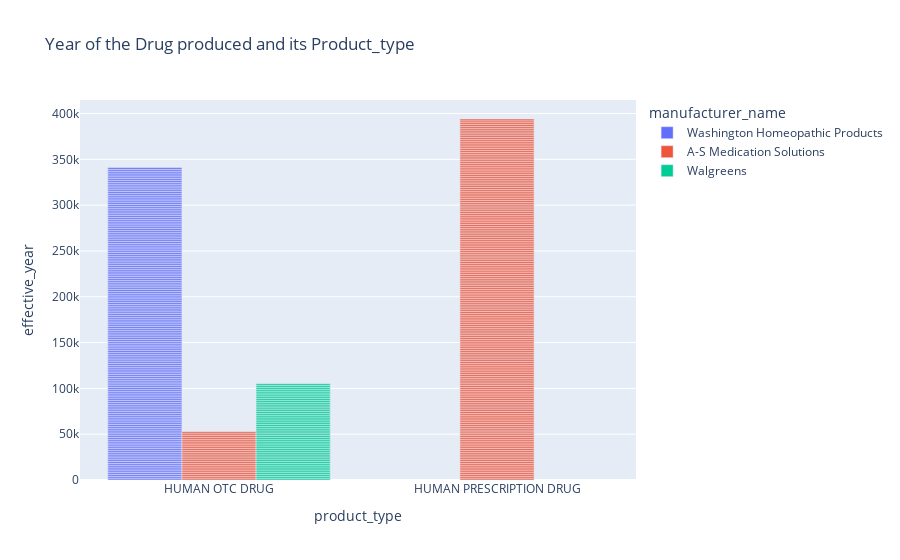

Notebook code cell kept with this figure:
### Code cell
print("Visualizing the product_type in which year it was produced and its Manufacturer_name")
barchart = px.bar(
    data_frame=df,
    x="product_type",
    y="effective_year",
    color="manufacturer_name",               # differentiate color of marks
    opacity=0.9,                  # set opacity of markers (from 0 to 1)
    orientation="v",              # 'v','h': orientation of the marks
    barmode='group',
    title="Year of the Drug produced and its Product_type"
)
pio.show(barchart)

### Figure 1 — Plotly figure (JSON) as saved in the notebook; plotly's stock layout.template omitted (floating-point values rounded to 4 significant figures; data arrays with more than 128 entries replaced by an {"elided": "..."} marker saying what was removed)
{"data": [{"alignmentgroup": "True", "hovertemplate": "manufacturer_name=Washington Homeopathic Products<br>product_type=%{x}<br>effective_year=%{y}<extra></extra>", "legendgroup": "Washington Homeopathic Products", "marker": {"color": "#636efa", "opacity": 0.9}, "name": "Washington Homeopathic Products", "offsetgroup": "Washington Homeopathic Products", "orientation": "v", "showlegend": true, "textposition": "auto", "type": "bar", "x": {"elided": "169 str values"}, "xaxis": "x", "y": {"elided": "169 int values"}, "yaxis": "y"}, {"alignmentgroup": "True", "hovertemplate": "manufacturer_name=A-S Medication Solutions<br>product_type=%{x}<br>effective_year=%{y}<extra></extra>", "legendgroup": "A-S Medication Solutions", "marker": {"color": "#EF553B", "opacity": 0.9}, "name": "A-S Medication Solutions", "offsetgroup": "A-S Medication Solutions", "orientation": "v", "showlegend": true, "textposition": "auto", "type": "bar", "x": {"elided": "221 str values"}, "xaxis": "x", "y": {"elided": "221 int values"}, "yaxis": "y"}, {"alignmentgroup": "True", "hovertemplate": "manufacturer_name=Walgreens<br>product_type=%{x}<br>effective_year=%{y}<extra></extra>", "legendgroup": "Walgreens", "marker": {"color": "#00cc96", "opacity": 0.9}, "name": "Walgreens", "offsetgroup": "Walgreens", "orientation": "v", "showlegend": true, "textposition": "auto", "type": "bar", "x": ["HUMAN OTC DRUG", "HUMAN OTC DRUG", "HUMAN OTC DRUG", "HUMAN OTC DRUG", "HUMAN OTC DRUG", "HUMAN OTC DRUG", "HUMAN OTC DRUG", "HUMAN OTC DRUG", "HUMAN OTC DRUG", "HUMAN OTC DRUG", "HUMAN OTC DRUG", "HUMAN OTC DRUG", "HUMAN OTC DRUG", "HUMAN OTC DRUG", "HUMAN OTC DRUG", "HUMAN OTC DRUG", "HUMAN OTC DRUG", "HUMAN OTC DRUG", "HUMAN OTC DRUG", "HUMAN OTC DRUG", "HUMAN OTC DRUG", "HUMAN OTC DRUG", "HUMAN OTC DRUG", "HUMAN OTC DRUG", "HUMAN OTC DRUG", "HUMAN OTC DRUG", "HUMAN OTC DRUG", "HUMAN OTC DRUG", "HUMAN OTC DRUG", "HUMAN OTC DRUG", "HUMAN OTC DRUG", "HUMAN OTC DRUG", "HUMAN OTC DRUG", "HUMAN OTC DRUG", "HUMAN OTC DRUG", "HUMAN OTC DRUG", "HUMAN OTC DRUG", "HUMAN OTC DRUG", "HUMAN OTC DRUG", "HUMAN OTC DRUG", "HUMAN OTC DRUG", "HUMAN OTC DRUG", "HUMAN OTC DRUG", "HUMAN OTC DRUG", "HUMAN OTC DRUG", "HUMAN OTC DRUG", "HUMAN OTC DRUG", "HUMAN OTC DRUG", "HUMAN OTC DRUG", "HUMAN OTC DRUG", "HUMAN OTC DRUG", "HUMAN OTC DRUG"], "xaxis": "x", "y": [2020, 2020, 2020, 2020, 2020, 2020, 2020, 2020, 2020, 2020, 2020, 2020, 2020, 2020, 2020, 2020, 2020, 2020, 2020, 2020, 2020, 2020, 2020, 2020, 2020, 2020, 2020, 2020, 2020, 2020, 2020, 2020, 2020, 2020, 2020, 2020, 2020, 2020, 2020, 2020, 2020, 2020, 2020, 2020, 2020, 2020, 2020, 2020, 2020, 2020, 2020, 2020], "yaxis": "y"}], "layout": {"barmode": "group", "legend": {"title": {"text": "manufacturer_name"}, "tracegroupgap": 0}, "title": {"text": "Year of the Drug produced and its Product_type"}, "xaxis": {"anchor": "y", "domain": [0, 1], "title": {"text": "product_type"}}, "yaxis": {"anchor": "x", "domain": [0, 1], "title": {"text": "effective_year"}}}}
